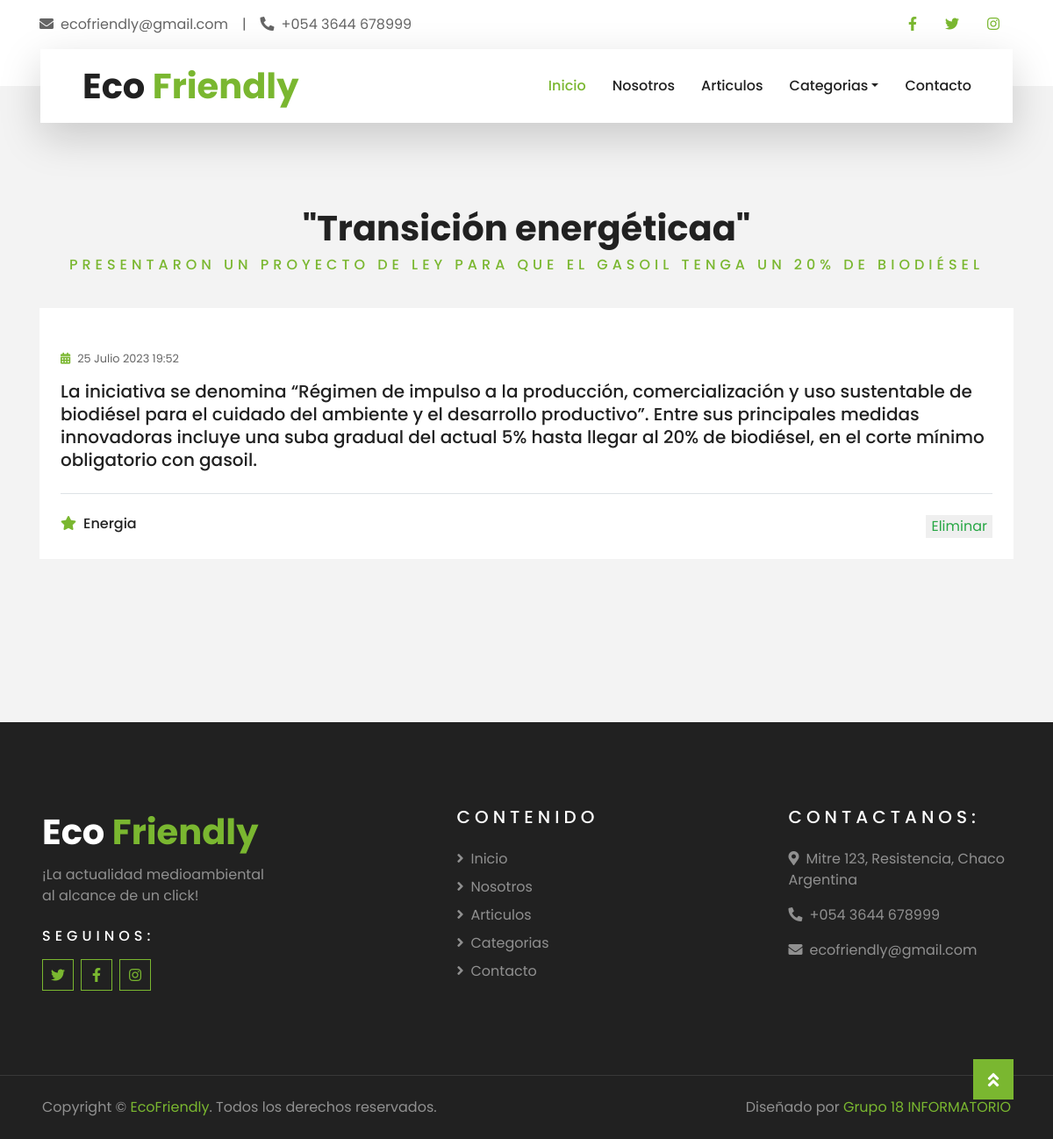
Page /posts/posts/4/ on the committed database.
### apps/posts/models.py (models this page shows, shortened)
class Post(models.Model):
    titulo = models.CharField(max_length=50,null=False)
    subtitulo = models.CharField(max_length=100,null =False, blank=True)
    fecha = models.DateTimeField(auto_now_add=True)
    texto = models.TextField(null=False)
    activo = models.BooleanField(default=True)
    categoria = models.ForeignKey(Categoria,on_delete=models.SET_NULL, null=True, default='Sin categoria')
    imagen = models.ImageField(null=True, blank=True, upload_to='media', default='static/post_default.png')
    publicado = models.DateTimeField(default=timezone.now)
    class Meta:
        ordering = ('-publicado',)

class Categoria(models.Model):
    nombre =  models.CharField('Nombre', max_length=50, null=False)
    def __str__(self):
        return self.nombre

### apps/posts/views.py (the view)
# urls.py: path('posts/<int:id>/', PostDetailView.as_view(), name='post_individual'),
class PostDetailView(DetailView):
    model = Post
    template_name = 'posts/post_individual.html'
    context_object_name = 'posts'
    pk_url_kwarg = 'id'
    queryset = Post.objects.all()

### templates/posts/post_individual.html (shortened to what this page needs)
{% extends 'base.html' %}
{% load static %}
{% block contenido %}
    <div class="container-fluid py-5">
        <div class="container pt-5 pb-3">
            <div class="text-center mb-3 pb-3">
                <h1>{{posts.titulo}}</h1>
                <h6 class="text-primary text-uppercase" style="letter-spacing: 5px;">{{posts.subtitulo}}</h6>
            </div>
            <div class="row">
                <div class="col-lg-12 col-md-6 mb-4">
                    <div class="package-item bg-white mb-2">
                            <div class="p-4">
                                <div class="d-flex justify-content-between mb-3">
                                    <small class="m-0"><i class="fa fa-calendar-alt text-primary mr-2"></i>{{posts.fecha}}</small>
                                </div>
                                <a class="h5 text-decoration-none" href="">{{posts.texto}}</a>
                                <div class="border-top mt-4 pt-4">
                                    <div class="d-flex justify-content-between">
                                        <h6 class="m-0"><i class="fa fa-star text-primary mr-2"></i>{{posts.categoria}}
                                        </h6>
                                        <form method="POST" >
                                            <button type="submit" name="delete_posts" class="m-0" style="color: #28a745; border: none;">Eliminar</button>
                                        </form>
                                    </div>
                                </div>
                            </div>
                    </div>
                </div>
            </div>
        </div>
    </div>
{% endblock %}

### rows in the picture
Post: titulo "\"Transición energéticaa\"", subtitulo "PRESENTARON UN PROYECTO DE LEY PARA QUE EL GASOIL TENGA UN 20% DE BIODIÉSEL", fecha "25 Julio 2023 19:52", texto "La iniciativa se denomina “Régimen de impulso a la producción, comercialización y uso sustentable de biodiésel para el cuidado del ambiente y el desarrollo productivo”. Entre sus principales medidas innovadoras incluye una suba gradual del actual 5% hasta llegar al 20% de biodiésel, en el corte mínimo obligatorio con gasoil.", categoria "Energia"
